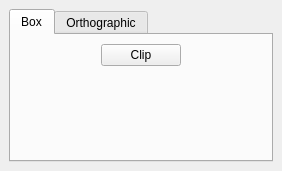
<?xml version="1.0" encoding="UTF-8"?>
<ui version="4.0">
 <class>DockWidget</class>
 <widget class="QDockWidget" name="DockWidget">
  <property name="geometry">
   <rect>
    <x>0</x>
    <y>0</y>
    <width>282</width>
    <height>171</height>
   </rect>
  </property>
  <property name="windowTitle">
   <string>Clipping Box</string>
  </property>
  <widget class="QWidget" name="dockWidgetContents">
   <layout class="QVBoxLayout" name="verticalLayout" stretch="0">
    <item>
     <widget class="QTabWidget" name="tabWidget">
      <property name="currentIndex">
       <number>0</number>
      </property>
      <widget class="QWidget" name="tab">
       <attribute name="title">
        <string>Box</string>
       </attribute>
       <layout class="QVBoxLayout" name="verticalLayout_2">
        <item>
         <layout class="QHBoxLayout" name="horizontalLayout">
          <item>
           <spacer name="horizontalSpacer_2">
            <property name="orientation">
             <enum>Qt::Horizontal</enum>
            </property>
            <property name="sizeHint" stdset="0">
             <size>
              <width>40</width>
              <height>20</height>
             </size>
            </property>
           </spacer>
          </item>
          <item>
           <widget class="QPushButton" name="pushButton">
            <property name="text">
             <string>Clip</string>
            </property>
            <property name="checkable">
             <bool>true</bool>
            </property>
           </widget>
          </item>
          <item>
           <spacer name="horizontalSpacer">
            <property name="orientation">
             <enum>Qt::Horizontal</enum>
            </property>
            <property name="sizeHint" stdset="0">
             <size>
              <width>40</width>
              <height>20</height>
             </size>
            </property>
           </spacer>
          </item>
         </layout>
        </item>
        <item>
         <spacer name="verticalSpacer_2">
          <property name="orientation">
           <enum>Qt::Vertical</enum>
          </property>
          <property name="sizeHint" stdset="0">
           <size>
            <width>20</width>
            <height>40</height>
           </size>
          </property>
         </spacer>
        </item>
       </layout>
      </widget>
      <widget class="QWidget" name="tab_2">
       <attribute name="title">
        <string>Orthographic</string>
       </attribute>
       <layout class="QVBoxLayout" name="verticalLayout_3">
        <item>
         <layout class="QHBoxLayout" name="horizontalLayout_2">
          <item>
           <spacer name="horizontalSpacer_3">
            <property name="orientation">
             <enum>Qt::Horizontal</enum>
            </property>
            <property name="sizeHint" stdset="0">
             <size>
              <width>40</width>
              <height>20</height>
             </size>
            </property>
           </spacer>
          </item>
          <item>
           <widget class="QPushButton" name="unclipButton">
            <property name="enabled">
             <bool>false</bool>
            </property>
            <property name="text">
             <string>Unclip</string>
            </property>
           </widget>
          </item>
          <item>
           <spacer name="horizontalSpacer_4">
            <property name="orientation">
             <enum>Qt::Horizontal</enum>
            </property>
            <property name="sizeHint" stdset="0">
             <size>
              <width>40</width>
              <height>20</height>
             </size>
            </property>
           </spacer>
          </item>
         </layout>
        </item>
        <item>
         <spacer name="verticalSpacer">
          <property name="orientation">
           <enum>Qt::Vertical</enum>
          </property>
          <property name="sizeHint" stdset="0">
           <size>
            <width>20</width>
            <height>40</height>
           </size>
          </property>
         </spacer>
        </item>
       </layout>
      </widget>
     </widget>
    </item>
   </layout>
  </widget>
 </widget>
 <resources/>
 <connections/>
</ui>
